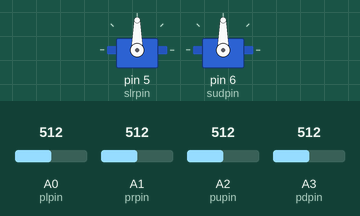
Recording of a sketch running on a simulated Arduino Uno, built with avr-gcc and run on an emulated ATmega328P. On the bench: 2 × servo. The inputs (shaded band) are chosen by the test bench; at power-on: A0 (plpin) = 512, A1 (prpin) = 512, A2 (pupin) = 512, A3 (pdpin) = 512.

Above: at 1.2 s.
1.3 s: A0 (plpin) set to 606
2.8 s: A0 (plpin) set to 625
At 3.25 s:
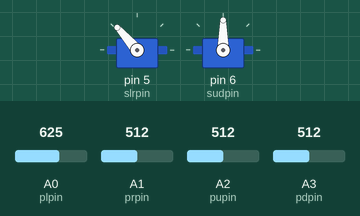
At 4.2 s:
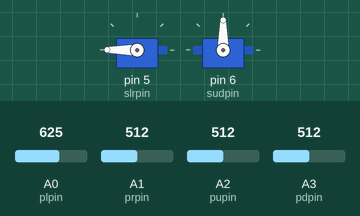
5.2 s: A1 (prpin) set to 716
6.7 s: A1 (prpin) set to 744
At 9.0 s:
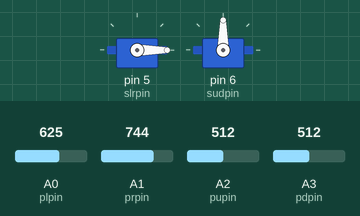
9.7 s: A2 (pupin) set to 607
11.2 s: A2 (pupin) set to 627
At 13.3 s:
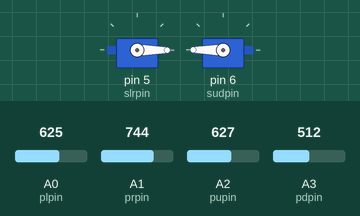
Timing chart, 0 to 14.6 s (numbered marks = the images above; inputs shaded):
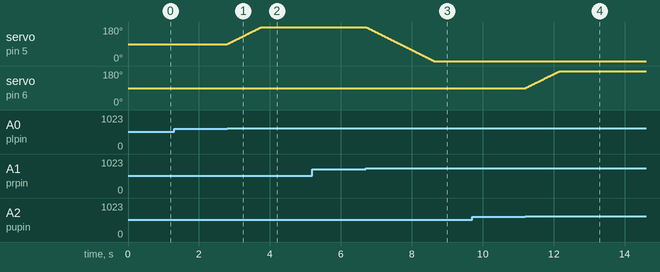

The sketch:

prodex-task-1-2.ino
```cpp
#include <Servo.h>

Servo servolr; //left right
Servo servoud; //up down
const int slrpin = 5; //servo lr pin
const int sudpin = 6; //servo ud pin
const int plpin = A0; //photoresistor left pin
const int prpin = A1; //photoresistor right pin
const int pupin = A2; //photoresistor up pin
const int pdpin = A3; //photoresistor down pin

int plval;
int prval;
int puval;
int pdval;

int hPos = 90;
int vPos = 90;

const int THRESHOLD = 20;
const int STEP = 1;

void setup() {
  servolr.attach(slrpin);
  servoud.attach(sudpin);
  servolr.write(hPos);
  servoud.write(vPos);
}

void loop() {
  plval = analogRead(plpin);
  prval = analogRead(prpin);
  puval = analogRead(pupin);
  pdval = analogRead(pdpin);

  plval = map(plval, 54, 974, 0, 180); //54 and 974 found by testing
  prval = map(prval, 54, 974, 0, 180);
  if (abs(plval - prval) > THRESHOLD) {
    hPos += (plval-prval > 0) ? STEP : -STEP;
    hPos = constrain(hPos, 0, 180);
    servolr.write(hPos);
  }

  puval = map(puval, 54, 974, 0, 180);
  pdval = map(pdval, 54, 974, 0, 180);
  if (abs(puval - pdval) > THRESHOLD) {
    vPos += (puval-pdval > 0) ? STEP : -STEP;
    vPos = constrain(vPos, 0, 180);
    servoud.write(vPos);
  }
  delay(10);
}
```

Measured:
- the behaviour switches between 616 and 617 on A0 (plpin) (found by bisection; images 0 and 1)
- the behaviour switches between 728 and 729 on A1 (prpin) (found by bisection; images 2 and 3)
- the behaviour switches between 616 and 617 on A2 (pupin) (found by bisection; images 3 and 4)
- after the input at 1.3 s, every drawn part: stays the same
- after the input at 2.8 s, servo on pin 5 (slrpin): moves from 90° to 180° over 0.95 s, starting at once
- after the input at 5.2 s, every drawn part: stays the same
- after the input at 6.7 s, servo on pin 5 (slrpin): moves from 180° to 0° over 1.9 s, starting at once
- after the input at 9.7 s, every drawn part: stays the same
- after the input at 11.2 s, servo on pin 6 (sudpin): moves from 90° to 180° over 0.96 s, starting at once
